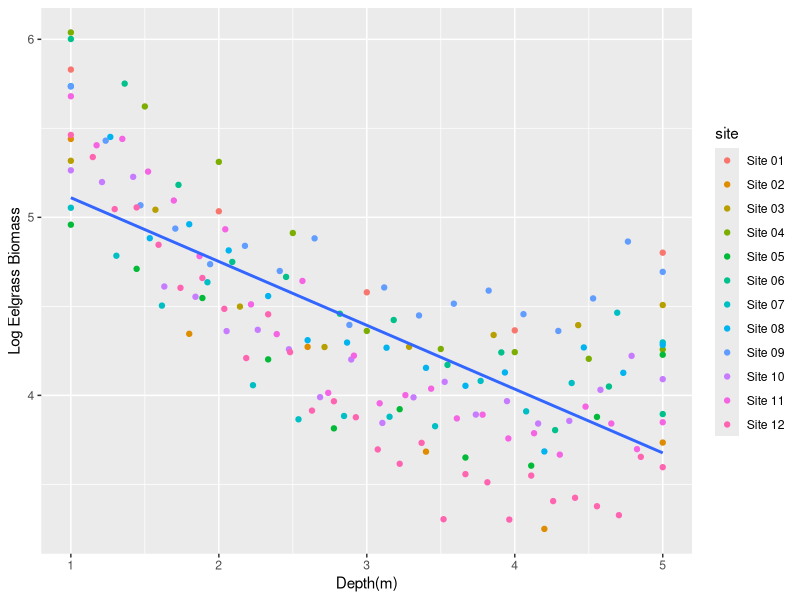
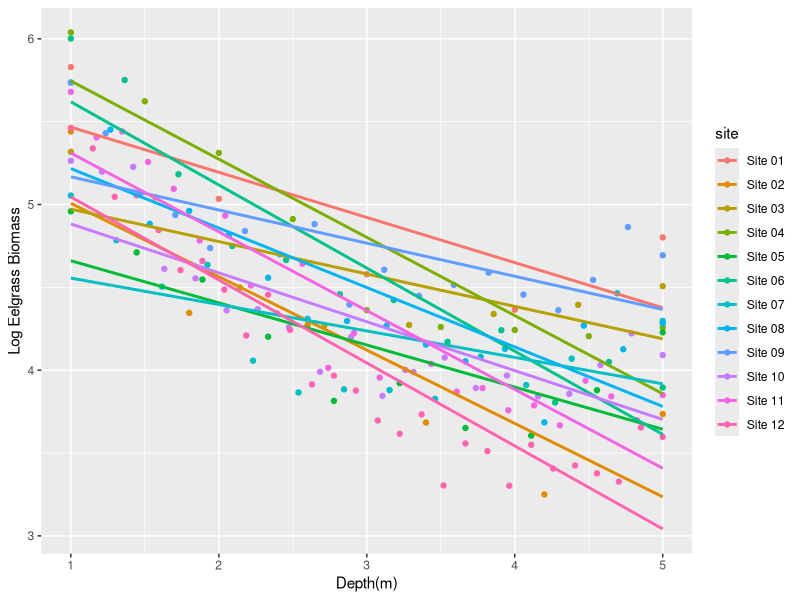
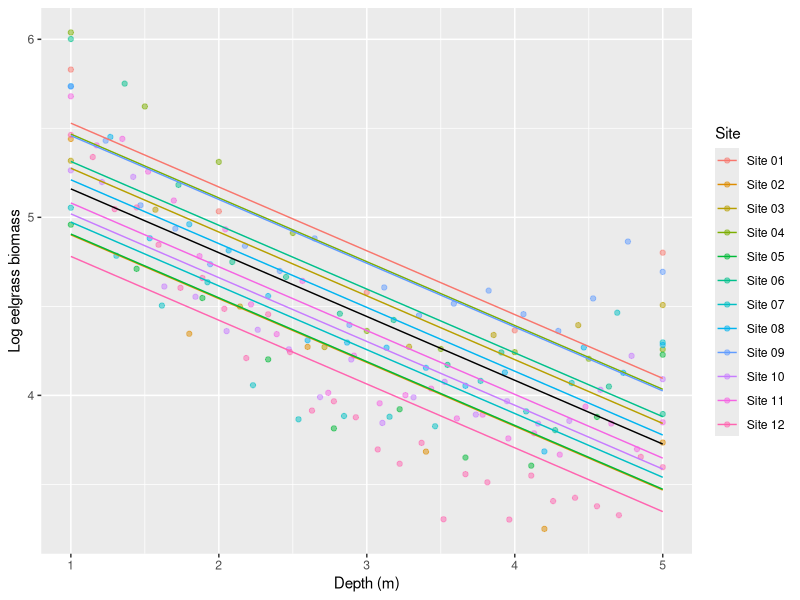
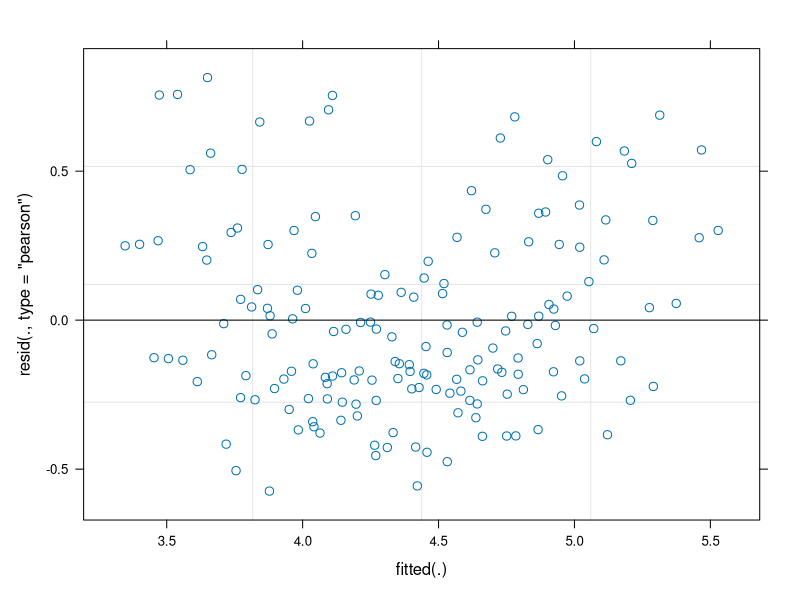
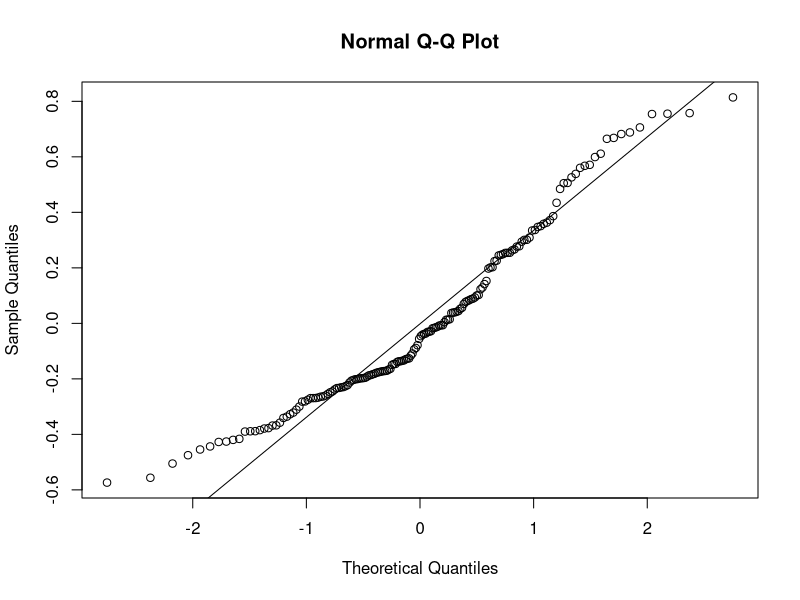
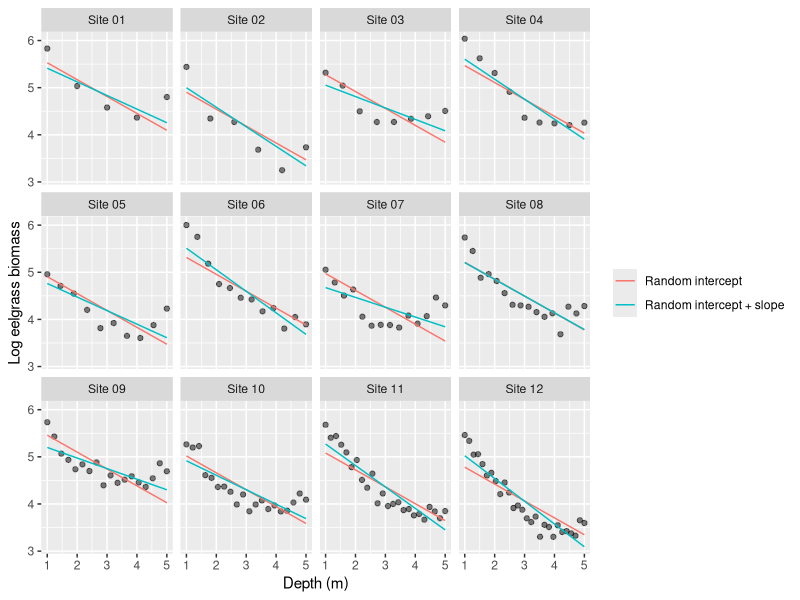
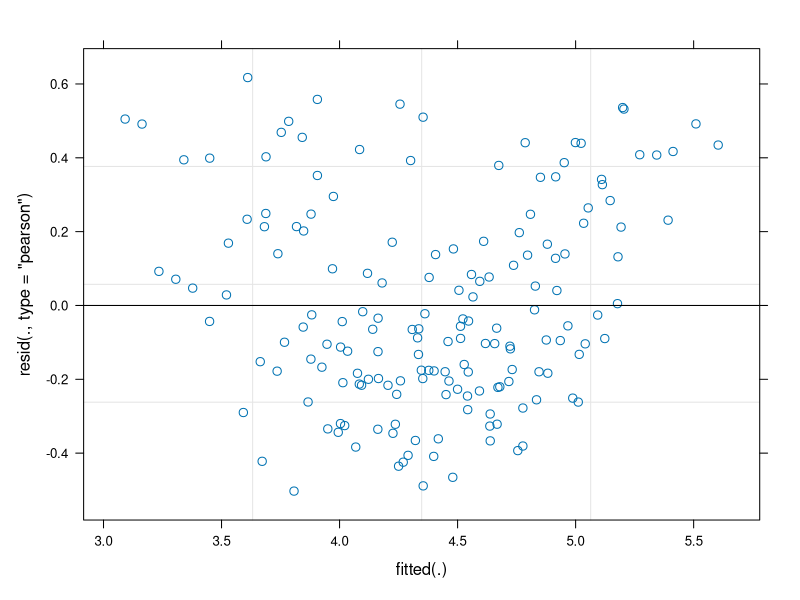
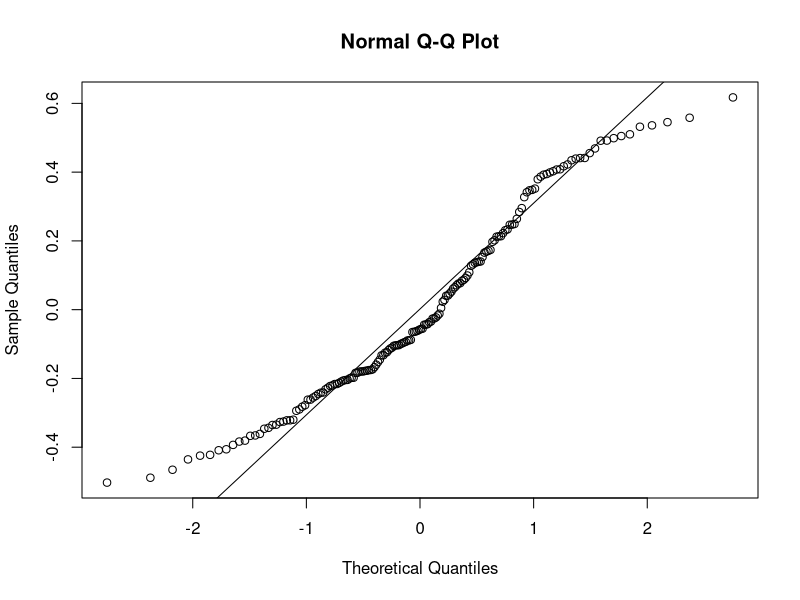

Write R code to recreate these figures, in order.
	# Linear and generalized additive mixed-effects models in R
	#
	# In the tutorial, we modeled log beak height using log wing length and taxon.
	# Here, we model log eelgrass biomass using depth and site. Each row is
	# one quadrat. Depth is already centered at 3 m in the setup below.
	#

	# Load packages for data wrangling, plotting, and fitting GAMMs.
	library(dplyr)
	library(ggplot2)
	library(mgcv)
	
	# Set the seed so everyone simulates the same dataset.
	set.seed(316)
	
	# Simulate one observation per quadrat at 12 eelgrass sites. 
	# All sites span 1–5 m, with different sample sizes. 
	# Create one row per site with its quadrat count and the values used to 
	# create group-level intercepts and slopes. 
	sites <- tibble::tibble(
	  site = factor(sprintf("Site %02d", 1:12)),
	  n_quadrats = c(5, 6, 8, 9, 10, 12, 14, 16, 18, 20, 24, 28),
	  intercept_shift = c(9, -8, 3, 6, -6, 4, -4, 1, 7, -3, -2, -7),
	  slope_shift = c(1, -2, 3, -4, 2, -3, 4, -1, 3, 1, -3, -2)
	)
	
	# Generate one row per quadrat. Depth ranges from 1 to 5 m, so depth_c is zero at 3 m.
	# Add Gaussian noise to the shared curve and site adjustments to simulate log biomass.
	eelgrass <- sites |>
	  group_by(site) |>
	  reframe(
	    depth_m = seq(1, 5, length.out = first(n_quadrats)),
	    depth_c = depth_m - 3,
	    log_biomass = 4.2 + first(intercept_shift) / 20 +
	      (-0.35 + first(slope_shift) / 20) * depth_c +
	      0.16 * depth_c^2 + rnorm(length(depth_c), sd = 0.14),
	    biomass = exp(log_biomass)
	  )
	
	# 1. Plot the data and compare complete pooling and no pooling----------------------------
	
	# Identify the response, predictor, and grouping variable. Make one plot
	# with a line for all quadrats and another with a separate line per site.
	# What does each approach assume about differences among sites?
	count(eelgrass, site)
# Log biomass is the response and depth(m) is the predictor. One plot uses each
# site as an individual observation where the other plot uses every site for one observation.
	
	# Plot 1
	ggplot(eelgrass, aes(x = depth_m, y = log_biomass)) +
	  geom_point(aes(color = site)) +
	  geom_smooth(method = "lm", formula = y ~ x, se = FALSE) +
	  labs(
	    x = "Depth(m)", 
	    y = "Log Eelgrass Biomass"
	  )
	# Plot 2
	ggplot(eelgrass, aes(x = depth_m, y = log_biomass, color = site)) +
	  geom_point() +
	  geom_smooth(method = "lm", formula = y ~ x, se = FALSE) +
	  labs(
	    x = "Depth(m)", 
	    y = "Log Eelgrass Biomass"
	  )
	
	# 2. Fit and interpret a random intercept -----------------------
	
	# Fit one shared depth slope with a random intercept for site.
	# Interpret the overall intercept, depth slope, site SD, and
	# residual SD. What does the random adjustment for Site 01 mean?
	m_intercept <- lme4::lmer(
	  log_biomass ~ depth_c + (1 | site), 
	  data = eelgrass
	)
summary(m_intercept)

lme4::fixef(m_intercept)
# The intercept is 4.443 for the predicted log biomass at 3m, centered depth = 0. 
# The slope is -0.358 meaning every additional m, log biomass decreases by that amount.
lme4::ranef(m_intercept)$site
# Site 01 is 0.369, sitting above overall line. Site 12 is -0.379, sitting below overall
# line. 
coef(m_intercept)$site
# Site 01 predicted log biomass is 4.812 and Site 12 predicted log biomass is 4.064. 

	# 3. Plot overall and site predictions --------------------
	
	# Use predict() to generate predictions (like the tutorial). 
	# Plot the overall fitted line and the site-specific lines. 
	# Why are the lines parallel? 
	# Check the residuals against fitted values and inspect the Q–Q plot.
  eelgrass <- eelgrass |>
    mutate(
      fit_intercept = predict(m_intercept),
      fit_overall = predict(m_intercept, re.form = NA)
  )

  ggplot(eelgrass, aes(depth_m, log_biomass)) +
    geom_point(aes(colour = site), alpha = 0.5) +
    geom_line(aes(y = fit_intercept, colour = site)) +
    geom_line(aes(y = fit_overall), colour = "black") +
    labs(
      x = "Depth (m)", 
      y = "Log eelgrass biomass", 
      colour = "Site"
    )
# The colored lines use each sites adjusted intercepts rather than the black line using
# the shared intercepts. = Partial pooling
  
  plot(m_intercept)
  qqnorm(residuals(m_intercept))
  qqline(residuals(m_intercept))
# Residuals vs. Fitted: The points tend to show a small concave up curvature with negative 
# values falling in the middle and positive values spreading to the ends. 
  
#QQ Plot: The points show departure from both end points on the graph and they don't
# follow the line fully, some points sit below and some sit above. 
  
	# 4. Fit a random slope and check the fit------------------------
	
	# Fit a model that lets the relationship between eelgrass biomass and depth vary by site 
	# 	(random slope); also include a random intercept. 
	# Compare fitted lines with the random-intercept only model. 
	# Inspect residual spread and the Q–Q plot.
	# Then look for patterns in residuals vs. depth within sites.
  m_slopes <- lme4::lmer(
    log_biomass ~ depth_c + (1 + depth_c | site),
    data = eelgrass
  )
summary(m_slopes)
lme4::isSingular(m_slopes)
# Came back as FALSE
eelgrass <- eelgrass |>
  mutate(
    fit_slopes = predict(m_slopes),
    resid_slopes = residuals(m_slopes)
  )
  ggplot(eelgrass, aes(depth_m, log_biomass)) +
    geom_point(alpha = 0.5) +
    geom_line(aes(y = fit_intercept, colour = "Random intercept")) +
    geom_line(aes(y = fit_slopes, colour = "Random intercept + slope")) +
    facet_wrap(~ site) +
    labs(
      x = "Depth (m)", 
      y = "Log eelgrass biomass", 
      colour = NULL
    )
	
plot(m_slopes)
# The residuals tend to show a similar concave up pattern as before. 
qqnorm(eelgrass$resid_slopes)
qqline(eelgrass$resid_slopes)
# The points are still not fully following the line as some sit below and some sit
# above. There is also decent departure from the line at the end points once again. 
  ggplot(eelgrass, aes(depth_m, resid_slopes)) +
    geom_point() +
    geom_hline(yintercept = 0, linetype = "dashed") +
    facet_wrap(~ site) +
    labs(
      x = "Depth (m)", 
      y = "Residual (log units)"
    )
# There is a strong concave up curve shown in all of the plots showing there was too
# little biomass recorded at the deepest and shallowest depths and too much biomass
# recorded for the middle depths. 

	# 5. Fit and check two GAMMs ---------------------------------------------
	# Fit a shared smooth of depth with a random intercept for site.
	# Then fit a second GAMM that also includes a random slope for depth.
	# Plot the fitted curves from both GAMMs within each site.
	#
	# At Site 12, compare residuals from the linear mixed model and the
	# GAMM with random intercepts and slopes. Does the U-shape weaken
	# after adding the smooth?
	#
	# Run k.check() on both GAMMs. Focus on the depth smooth and explain
	# whether the results give you a reason to try a larger k.
	
  m_gamm_int <- mgcv::gam(
    log_biomass ~ s(depth_c, k = 5) + s(site, bs = "re"),
    data = eelgrass,
    family = gaussian(),
    method = "REML"
  )
  
  m_gamm <- mgcv::gam(
    log_biomass ~ s(depth_c, k = 5) +
      s(site, bs = "re") +
      s(site, depth_c, bs = "re"),
    data = eelgrass,
    family = gaussian(),
    method = "REML"
  )
  
  eelgrass <- eelgrass |>
    mutate(
      fit_gamm_int = predict(m_gamm_int, type = "response"),
      fit_gamm = predict(m_gamm, type = "response"),
      resid_gamm = residuals(m_gamm, type = "response")
    )
  
  ggplot(eelgrass, aes(depth_m, log_biomass)) +
    geom_point(alpha = 0.5) +
    geom_line(aes(y = fit_gamm_int, colour = "Random intercept")) +
    geom_line(aes(y = fit_gamm, colour = "Random intercept + slope")) +
    facet_wrap(~ site) +
    labs(
      x = "Depth (m)", 
      y = "Log eelgrass biomass", 
      colour = NULL
    )
  
  residual_comparison <- bind_rows(
    eelgrass |> transmute(site, depth_m, residual = resid_slopes,
                          model = "Linear mixed model"),
    eelgrass |> transmute(site, depth_m, residual = resid_gamm,
                          model = "GAMM")) |>
    filter(site == "Site 12")
  
  ggplot(residual_comparison, aes(depth_m, residual)) +
    geom_hline(yintercept = 0, linetype = "dashed") +
    geom_point() +
    facet_wrap(~ model) +
    labs(
      x = "Depth (m)", 
      y = "Residual (log units)"
    )
# Site 12 shows clear concave up curvature, underpredicts high and low depths but 
# overpredicts medium depths. The GAMM is more evenly scattered and no clear concave up.
	
  mgcv::k.check(m_gamm_int)
  mgcv::k.check(m_gamm)
# The max edf = k' = 4, edf = 3.70/3.86, k-index = 1.17/0.93, p-value = 0.9775/0.1225
  
  
	# 6. Summarize the results --------------------------------------------------
	# In three sentences, describe how predicted log biomass changes with
	# depth, how the fitted curves differ among sites, and what the Site 12
	# residual plots show about adding a smooth.
  
# The log biomass generally showed a pattern of high to low to high changes at low, med, 
# and high depths. The fitted curves showed the same pattern but site-specific graphs
# differed. Site 12 showed a strong concave up curvature for mixed model but more evenly 
# spread for the GAMM plot. 

	# Optional if you have time in class: refit using nlme -------------------
	
	# Try writing the same random-intercept model with a separate random
	# formula. Compare the fixed coefficients with lme4::fixef(m_intercept).
	
	
	# Optional if you have time class: fit a shared smooth with gamm() -----
